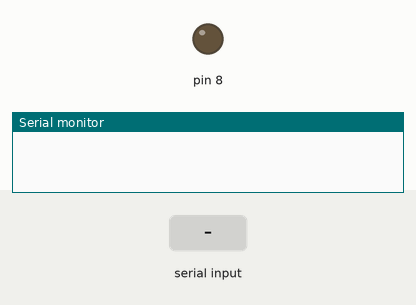
Bench run of a sketch on a simulated Arduino Uno, built with avr-gcc and run on an emulated ATmega328P. On the bench: output pins drawn as LEDs (lit = HIGH), the last lines printed to the serial monitor. The test bench sets the inputs (shaded band).

Above: at 1.2 s.
1.3 s: "90,45\n" received over Serial
At 1.8 s:
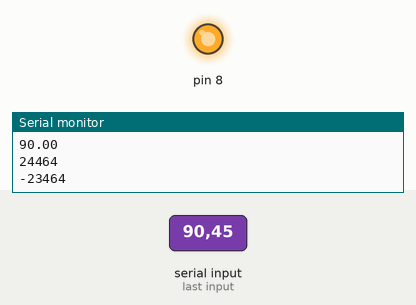
Timing chart, 0 to 27.2 s (numbered marks = the images above; inputs shaded):
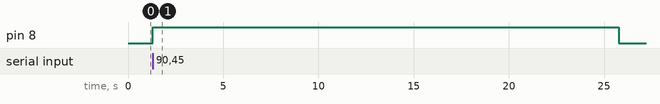

The sketch:

LED_blinks_based_on_duty_cycle.ino
```cpp
int t = 1000;
float dc = 0.0;
int ton = 0;
int toff = 0;

void setup() {
  pinMode(8, OUTPUT);
  Serial.begin(9600);
}

bool valid = false;

void loop() {

  if (Serial.available()) {
    dc = Serial.parseFloat();
    valid = true;

    ton = dc * t;
    toff = t - ton;
    Serial.println(dc);
    Serial.println(ton);
    Serial.println(toff);
  }

  if (!valid) {
    digitalWrite(8, LOW);
    return;
  }

  digitalWrite(8, HIGH);
  delay(ton);
  digitalWrite(8, LOW);
  delay(toff);
}
```

Measured:
- after the input at 1.3 s, pin 8: LOW → HIGH at once, → LOW 24.5 s later
